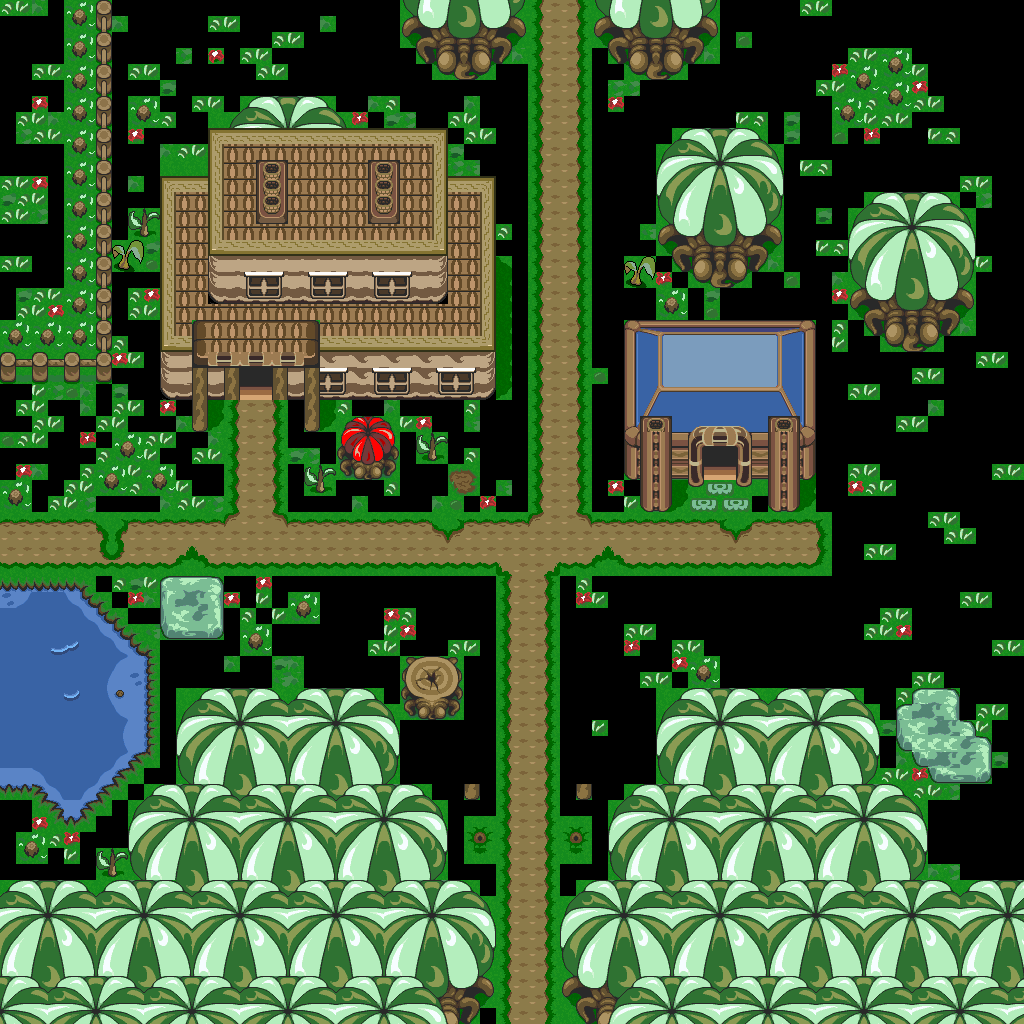

Rendered tile map (Tiled .tmx) drawn with the repository's tilesets; below, a short description and the map source with its tile grids summarised:
An orthogonal 64x64 tile map with 16x16 px tiles, 1 tile layer (base), 2 hidden layers not drawn and 38 objects.

<map version="1.10" tiledversion="1.12.1" orientation="orthogonal" renderorder="right-down" width="64" height="64" tilewidth="16" tileheight="16" infinite="0" nextlayerid="4" nextobjectid="39">
 <tileset firstgid="1" source="../classiciphone_pics4.tsx" />
 <layer id="1" name="base" width="64" height="64">
  <data>[4096 cells, 2810 non-empty, 303 distinct tile ids]</data>
 </layer>
 <layer id="2" name="collision" width="64" height="64" visible="0">
  <properties><property name="collision" value="true" /></properties>
  <data>[4096 cells, 1630 non-empty, 1 distinct tile ids]</data>
 </layer>
 <layer id="3" name="water" width="64" height="64" visible="0">
  <properties><property name="terrain" value="water" /></properties>
  <data>[4096 cells, 99 non-empty, 1 distinct tile ids]</data>
 </layer>
 <objectgroup id="4" name="npcs">
  <object id="1" x="464.0" y="704.0" width="16" height="16">
   <properties>
    <property name="gani" value="townsign.png" />
    <property name="script" type="string">-- Auto-converted from GraalScript
-- [CLIENT-SIDE — server no-op]
-- 
-- function onCreated(){
-- show();
-- dontblock();
-- drawoverplayer();}</property>
   </properties>
  </object>
  <object id="2" x="736.0" y="368.0" width="16" height="16">
   <properties>
    <property name="gani" value="smokeani.mng" />
    <property name="script" type="string">-- Auto-converted from GraalScript
-- [CLIENT-SIDE — server no-op]
-- function onCreated(){
-- dontblock();
-- drawaslight();
-- setcoloreffect(1,1,1,0.4);
-- }</property>
   </properties>
  </object>
  <object id="3" x="608.0" y="368.0" width="16" height="16">
   <properties>
    <property name="gani" value="smokeani.mng" />
    <property name="script" type="string">-- Auto-converted from GraalScript
-- [CLIENT-SIDE — server no-op]
-- function onCreated(){
-- dontblock();
-- drawaslight();
-- setcoloreffect(1,1,1,0.4);
-- }</property>
   </properties>
  </object>
  <object id="4" x="64.0" y="464.0" width="16" height="16">
   <properties>
    <property name="script" type="string">-- Auto-converted from GraalScript
-- [CLIENT-SIDE — server no-op]
-- function onCreated() {
-- 
-- showcharacter();
-- head = "head435.png";
-- colors[0] = "darkblue";
-- colors[1] = "black";
-- colors[2] = "cynober";
-- colors[3] = "darkblue";
-- colors[4] = "darkblue";
-- shield = "flgr-shield.png";
-- body = "body3.png";
-- nick = "Zorba";
-- dir = 2;
-- 
-- }
-- 
-- function onPlayertouchsme() {
-- say2("Careful!  The water's deep, stay #bnear the shore or you'll drown!");
-- }</property>
   </properties>
  </object>
  <object id="5" x="576.0" y="608.0" width="16" height="16">
   <properties>
    <property name="gani" value="brother2.png" />
    <property name="script" type="string">-- Auto-converted from GraalScript
-- [CLIENT-SIDE — server no-op]
-- 
-- function onPlayertouchsme() {say2("In this village you will learn#bthe basics to survive in the#bgraal world. It's a good idea#bto walk around and take in#ball the information you can.#bI'l start off with something#bimportant, you can press tab#bto open the chat box, type your#bmessage, and press enter to talk.");}</property>
   </properties>
  </object>
  <object id="6" x="288.0" y="592.0" width="16" height="16">
   <properties>
    <property name="script" type="string">-- Auto-converted from GraalScript
-- join("bush");</property>
   </properties>
  </object>
  <object id="7" x="0.0" y="16.0" width="16" height="16">
   <properties>
    <property name="script" type="string">-- Auto-converted from GraalScript
-- join("level_nopk");</property>
   </properties>
  </object>
  <object id="8" x="240.0" y="624.0" width="16" height="16">
   <properties>
    <property name="script" type="string">-- Auto-converted from GraalScript
-- join("bush");</property>
   </properties>
  </object>
  <object id="9" x="16.0" y="832.0" width="16" height="16">
   <properties>
    <property name="script" type="string">-- Auto-converted from GraalScript
-- join("bush");</property>
   </properties>
  </object>
  <object id="10" x="144.0" y="464.0" width="16" height="16">
   <properties>
    <property name="script" type="string">-- Auto-converted from GraalScript
-- join("bush");</property>
   </properties>
  </object>
  <object id="11" x="96.0" y="464.0" width="16" height="16">
   <properties>
    <property name="script" type="string">-- Auto-converted from GraalScript
-- join("bush");</property>
   </properties>
  </object>
  <object id="12" x="112.0" y="432.0" width="16" height="16">
   <properties>
    <property name="script" type="string">-- Auto-converted from GraalScript
-- join("bush");</property>
   </properties>
  </object>
  <object id="13" x="0.0" y="480.0" width="16" height="16">
   <properties>
    <property name="script" type="string">-- Auto-converted from GraalScript
-- join("bush");</property>
   </properties>
  </object>
  <object id="14" x="0.0" y="320.0" width="16" height="16">
   <properties>
    <property name="script" type="string">-- Auto-converted from GraalScript
-- join("bush");</property>
   </properties>
  </object>
  <object id="15" x="32.0" y="320.0" width="16" height="16">
   <properties>
    <property name="script" type="string">-- Auto-converted from GraalScript
-- join("bush");</property>
   </properties>
  </object>
  <object id="16" x="64.0" y="320.0" width="16" height="16">
   <properties>
    <property name="script" type="string">-- Auto-converted from GraalScript
-- join("bush");</property>
   </properties>
  </object>
  <object id="17" x="64.0" y="288.0" width="16" height="16">
   <properties>
    <property name="script" type="string">-- Auto-converted from GraalScript
-- join("bush");</property>
   </properties>
  </object>
  <object id="18" x="64.0" y="256.0" width="16" height="16">
   <properties>
    <property name="script" type="string">-- Auto-converted from GraalScript
-- join("bush");</property>
   </properties>
  </object>
  <object id="19" x="64.0" y="224.0" width="16" height="16">
   <properties>
    <property name="script" type="string">-- Auto-converted from GraalScript
-- join("bush");</property>
   </properties>
  </object>
  <object id="20" x="64.0" y="192.0" width="16" height="16">
   <properties>
    <property name="script" type="string">-- Auto-converted from GraalScript
-- join("bush");</property>
   </properties>
  </object>
  <object id="21" x="64.0" y="160.0" width="16" height="16">
   <properties>
    <property name="script" type="string">-- Auto-converted from GraalScript
-- join("bush");</property>
   </properties>
  </object>
  <object id="22" x="64.0" y="128.0" width="16" height="16">
   <properties>
    <property name="script" type="string">-- Auto-converted from GraalScript
-- join("bush");</property>
   </properties>
  </object>
  <object id="23" x="64.0" y="96.0" width="16" height="16">
   <properties>
    <property name="script" type="string">-- Auto-converted from GraalScript
-- join("bush");</property>
   </properties>
  </object>
  <object id="24" x="64.0" y="64.0" width="16" height="16">
   <properties>
    <property name="script" type="string">-- Auto-converted from GraalScript
-- join("bush");</property>
   </properties>
  </object>
  <object id="25" x="64.0" y="32.0" width="16" height="16">
   <properties>
    <property name="script" type="string">-- Auto-converted from GraalScript
-- join("bush");</property>
   </properties>
  </object>
  <object id="26" x="64.0" y="0.0" width="16" height="16">
   <properties>
    <property name="script" type="string">-- Auto-converted from GraalScript
-- join("bush");</property>
   </properties>
  </object>
  <object id="27" x="656.0" y="288.0" width="16" height="16">
   <properties>
    <property name="script" type="string">-- Auto-converted from GraalScript
-- join("bush");</property>
   </properties>
  </object>
  </objectgroup>
</map>
<!-- 11 of 38 objects omitted -->
